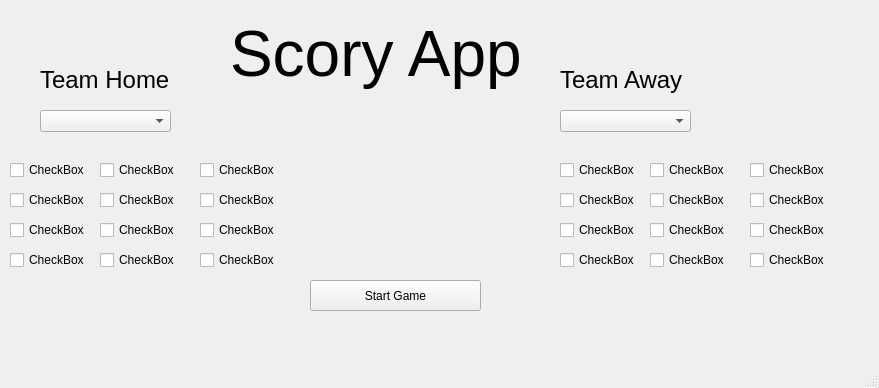
<?xml version="1.0" encoding="UTF-8"?>
<ui version="4.0">
 <class>MainWindow</class>
 <widget class="QMainWindow" name="MainWindow">
  <property name="geometry">
   <rect>
    <x>0</x>
    <y>0</y>
    <width>879</width>
    <height>388</height>
   </rect>
  </property>
  <property name="windowTitle">
   <string>MainWindow</string>
  </property>
  <widget class="QWidget" name="centralwidget">
   <widget class="QLabel" name="team_home_label">
    <property name="geometry">
     <rect>
      <x>40</x>
      <y>40</y>
      <width>151</width>
      <height>81</height>
     </rect>
    </property>
    <property name="text">
     <string>&lt;html&gt;&lt;head/&gt;&lt;body&gt;&lt;p&gt;&lt;span style=&quot; font-size:18pt;&quot;&gt;Team Home&lt;/span&gt;&lt;/p&gt;&lt;/body&gt;&lt;/html&gt;</string>
    </property>
   </widget>
   <widget class="QLabel" name="team_away_label">
    <property name="geometry">
     <rect>
      <x>560</x>
      <y>40</y>
      <width>151</width>
      <height>81</height>
     </rect>
    </property>
    <property name="text">
     <string>&lt;html&gt;&lt;head/&gt;&lt;body&gt;&lt;p&gt;&lt;span style=&quot; font-size:18pt;&quot;&gt;Team Away&lt;/span&gt;&lt;/p&gt;&lt;/body&gt;&lt;/html&gt;</string>
    </property>
   </widget>
   <widget class="QLabel" name="app_title_label">
    <property name="geometry">
     <rect>
      <x>230</x>
      <y>10</y>
      <width>331</width>
      <height>91</height>
     </rect>
    </property>
    <property name="text">
     <string>&lt;html&gt;&lt;head/&gt;&lt;body&gt;&lt;p&gt;&lt;span style=&quot; font-size:48pt;&quot;&gt;Scory App&lt;/span&gt;&lt;/p&gt;&lt;/body&gt;&lt;/html&gt;</string>
    </property>
   </widget>
   <widget class="QComboBox" name="combo_home">
    <property name="geometry">
     <rect>
      <x>40</x>
      <y>110</y>
      <width>131</width>
      <height>22</height>
     </rect>
    </property>
   </widget>
   <widget class="QComboBox" name="combo_away">
    <property name="geometry">
     <rect>
      <x>560</x>
      <y>110</y>
      <width>131</width>
      <height>22</height>
     </rect>
    </property>
   </widget>
   <widget class="QPushButton" name="start_game_button">
    <property name="geometry">
     <rect>
      <x>310</x>
      <y>280</y>
      <width>171</width>
      <height>31</height>
     </rect>
    </property>
    <property name="text">
     <string>Start Game</string>
    </property>
   </widget>
   <widget class="QLabel" name="logo_image">
    <property name="geometry">
     <rect>
      <x>280</x>
      <y>90</y>
      <width>261</width>
      <height>221</height>
     </rect>
    </property>
    <property name="text">
     <string/>
    </property>
    <property name="pixmap">
     <pixmap resource="test.qrc">:/newPrefix/basketball.png</pixmap>
    </property>
    <property name="scaledContents">
     <bool>true</bool>
    </property>
   </widget>
   <widget class="QCheckBox" name="checkBox_home_1">
    <property name="geometry">
     <rect>
      <x>10</x>
      <y>160</y>
      <width>75</width>
      <height>20</height>
     </rect>
    </property>
    <property name="text">
     <string>CheckBox</string>
    </property>
   </widget>
   <widget class="QCheckBox" name="checkBox_home_2">
    <property name="geometry">
     <rect>
      <x>100</x>
      <y>190</y>
      <width>75</width>
      <height>20</height>
     </rect>
    </property>
    <property name="text">
     <string>CheckBox</string>
    </property>
   </widget>
   <widget class="QCheckBox" name="checkBox_home_3">
    <property name="geometry">
     <rect>
      <x>10</x>
      <y>190</y>
      <width>75</width>
      <height>20</height>
     </rect>
    </property>
    <property name="text">
     <string>CheckBox</string>
    </property>
   </widget>
   <widget class="QCheckBox" name="checkBox_home_4">
    <property name="geometry">
     <rect>
      <x>100</x>
      <y>160</y>
      <width>75</width>
      <height>20</height>
     </rect>
    </property>
    <property name="text">
     <string>CheckBox</string>
    </property>
   </widget>
   <widget class="QCheckBox" name="checkBox_home_5">
    <property name="geometry">
     <rect>
      <x>200</x>
      <y>160</y>
      <width>75</width>
      <height>20</height>
     </rect>
    </property>
    <property name="text">
     <string>CheckBox</string>
    </property>
   </widget>
   <widget class="QCheckBox" name="checkBox_home_6">
    <property name="geometry">
     <rect>
      <x>200</x>
      <y>190</y>
      <width>75</width>
      <height>20</height>
     </rect>
    </property>
    <property name="text">
     <string>CheckBox</string>
    </property>
   </widget>
   <widget class="QCheckBox" name="checkBox_home_7">
    <property name="geometry">
     <rect>
      <x>100</x>
      <y>220</y>
      <width>75</width>
      <height>20</height>
     </rect>
    </property>
    <property name="text">
     <string>CheckBox</string>
    </property>
   </widget>
   <widget class="QCheckBox" name="checkBox_home_8">
    <property name="geometry">
     <rect>
      <x>200</x>
      <y>220</y>
      <width>75</width>
      <height>20</height>
     </rect>
    </property>
    <property name="text">
     <string>CheckBox</string>
    </property>
   </widget>
   <widget class="QCheckBox" name="checkBox_home_9">
    <property name="geometry">
     <rect>
      <x>100</x>
      <y>250</y>
      <width>75</width>
      <height>20</height>
     </rect>
    </property>
    <property name="text">
     <string>CheckBox</string>
    </property>
   </widget>
   <widget class="QCheckBox" name="checkBox_home_10">
    <property name="geometry">
     <rect>
      <x>200</x>
      <y>250</y>
      <width>75</width>
      <height>20</height>
     </rect>
    </property>
    <property name="text">
     <string>CheckBox</string>
    </property>
   </widget>
   <widget class="QCheckBox" name="checkBox_home_11">
    <property name="geometry">
     <rect>
      <x>10</x>
      <y>250</y>
      <width>75</width>
      <height>20</height>
     </rect>
    </property>
    <property name="text">
     <string>CheckBox</string>
    </property>
   </widget>
   <widget class="QCheckBox" name="checkBox_home_12">
    <property name="geometry">
     <rect>
      <x>10</x>
      <y>220</y>
      <width>75</width>
      <height>20</height>
     </rect>
    </property>
    <property name="text">
     <string>CheckBox</string>
    </property>
   </widget>
   <widget class="QCheckBox" name="checkBox_away_2">
    <property name="geometry">
     <rect>
      <x>650</x>
      <y>160</y>
      <width>75</width>
      <height>20</height>
     </rect>
    </property>
    <property name="text">
     <string>CheckBox</string>
    </property>
   </widget>
   <widget class="QCheckBox" name="checkBox_away_10">
    <property name="geometry">
     <rect>
      <x>560</x>
      <y>250</y>
      <width>75</width>
      <height>20</height>
     </rect>
    </property>
    <property name="text">
     <string>CheckBox</string>
    </property>
   </widget>
   <widget class="QCheckBox" name="checkBox_away_8">
    <property name="geometry">
     <rect>
      <x>650</x>
      <y>220</y>
      <width>75</width>
      <height>20</height>
     </rect>
    </property>
    <property name="text">
     <string>CheckBox</string>
    </property>
   </widget>
   <widget class="QCheckBox" name="checkBox_away_9">
    <property name="geometry">
     <rect>
      <x>750</x>
      <y>220</y>
      <width>75</width>
      <height>20</height>
     </rect>
    </property>
    <property name="text">
     <string>CheckBox</string>
    </property>
   </widget>
   <widget class="QCheckBox" name="checkBox_away_3">
    <property name="geometry">
     <rect>
      <x>750</x>
      <y>160</y>
      <width>75</width>
      <height>20</height>
     </rect>
    </property>
    <property name="text">
     <string>CheckBox</string>
    </property>
   </widget>
   <widget class="QCheckBox" name="checkBox_away_5">
    <property name="geometry">
     <rect>
      <x>650</x>
      <y>190</y>
      <width>75</width>
      <height>20</height>
     </rect>
    </property>
    <property name="text">
     <string>CheckBox</string>
    </property>
   </widget>
   <widget class="QCheckBox" name="checkBox_away_12">
    <property name="geometry">
     <rect>
      <x>750</x>
      <y>250</y>
      <width>75</width>
      <height>20</height>
     </rect>
    </property>
    <property name="text">
     <string>CheckBox</string>
    </property>
   </widget>
   <widget class="QCheckBox" name="checkBox_away_6">
    <property name="geometry">
     <rect>
      <x>750</x>
      <y>190</y>
      <width>75</width>
      <height>20</height>
     </rect>
    </property>
    <property name="text">
     <string>CheckBox</string>
    </property>
   </widget>
   <widget class="QCheckBox" name="checkBox_away_11">
    <property name="geometry">
     <rect>
      <x>650</x>
      <y>250</y>
      <width>75</width>
      <height>20</height>
     </rect>
    </property>
    <property name="text">
     <string>CheckBox</string>
    </property>
   </widget>
   <widget class="QCheckBox" name="checkBox_away_4">
    <property name="geometry">
     <rect>
      <x>560</x>
      <y>190</y>
      <width>75</width>
      <height>20</height>
     </rect>
    </property>
    <property name="text">
     <string>CheckBox</string>
    </property>
   </widget>
   <widget class="QCheckBox" name="checkBox_away_7">
    <property name="geometry">
     <rect>
      <x>560</x>
      <y>220</y>
      <width>75</width>
      <height>20</height>
     </rect>
    </property>
    <property name="text">
     <string>CheckBox</string>
    </property>
   </widget>
   <widget class="QCheckBox" name="checkBox_away_1">
    <property name="geometry">
     <rect>
      <x>560</x>
      <y>160</y>
      <width>75</width>
      <height>20</height>
     </rect>
    </property>
    <property name="text">
     <string>CheckBox</string>
    </property>
   </widget>
   <zorder>logo_image</zorder>
   <zorder>team_home_label</zorder>
   <zorder>team_away_label</zorder>
   <zorder>app_title_label</zorder>
   <zorder>combo_home</zorder>
   <zorder>combo_away</zorder>
   <zorder>start_game_button</zorder>
   <zorder>checkBox_home_1</zorder>
   <zorder>checkBox_home_2</zorder>
   <zorder>checkBox_home_3</zorder>
   <zorder>checkBox_home_4</zorder>
   <zorder>checkBox_home_5</zorder>
   <zorder>checkBox_home_6</zorder>
   <zorder>checkBox_home_7</zorder>
   <zorder>checkBox_home_8</zorder>
   <zorder>checkBox_home_9</zorder>
   <zorder>checkBox_home_10</zorder>
   <zorder>checkBox_home_11</zorder>
   <zorder>checkBox_home_12</zorder>
   <zorder>checkBox_away_2</zorder>
   <zorder>checkBox_away_10</zorder>
   <zorder>checkBox_away_8</zorder>
   <zorder>checkBox_away_9</zorder>
   <zorder>checkBox_away_3</zorder>
   <zorder>checkBox_away_5</zorder>
   <zorder>checkBox_away_12</zorder>
   <zorder>checkBox_away_6</zorder>
   <zorder>checkBox_away_11</zorder>
   <zorder>checkBox_away_4</zorder>
   <zorder>checkBox_away_7</zorder>
   <zorder>checkBox_away_1</zorder>
  </widget>
  <widget class="QMenuBar" name="menubar">
   <property name="geometry">
    <rect>
     <x>0</x>
     <y>0</y>
     <width>879</width>
     <height>22</height>
    </rect>
   </property>
  </widget>
  <widget class="QStatusBar" name="statusbar"/>
 </widget>
 <resources>
  <include location="test.qrc"/>
 </resources>
 <connections/>
</ui>
